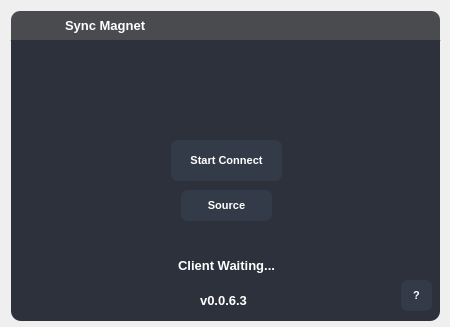
<?xml version="1.0" encoding="UTF-8"?>
<ui version="4.0">
 <class>MainWindow</class>
 <widget class="QMainWindow" name="MainWindow">
  <property name="geometry">
   <rect>
    <x>0</x>
    <y>0</y>
    <width>450</width>
    <height>327</height>
   </rect>
  </property>
  <property name="minimumSize">
   <size>
    <width>450</width>
    <height>327</height>
   </size>
  </property>
  <property name="maximumSize">
   <size>
    <width>450</width>
    <height>327</height>
   </size>
  </property>
  <property name="windowTitle">
   <string>Sync Magnet</string>
  </property>
  <widget class="QWidget" name="centralwidget">
   <widget class="QFrame" name="titleFrame">
    <property name="geometry">
     <rect>
      <x>10</x>
      <y>10</y>
      <width>431</width>
      <height>31</height>
     </rect>
    </property>
    <property name="styleSheet">
     <string notr="true">QFrame{
	background-color: rgba(27, 29, 35, 200);
	border: 2px solid transparent;
	border-top-left-radius: 10px;
	border-top-right-radius: 10px;
}</string>
    </property>
    <property name="frameShape">
     <enum>QFrame::StyledPanel</enum>
    </property>
    <property name="frameShadow">
     <enum>QFrame::Raised</enum>
    </property>
    <widget class="QPushButton" name="minimizedButton">
     <property name="geometry">
      <rect>
       <x>350</x>
       <y>0</y>
       <width>40</width>
       <height>31</height>
      </rect>
     </property>
     <property name="sizePolicy">
      <sizepolicy hsizetype="Minimum" vsizetype="Expanding">
       <horstretch>0</horstretch>
       <verstretch>0</verstretch>
      </sizepolicy>
     </property>
     <property name="minimumSize">
      <size>
       <width>40</width>
       <height>0</height>
      </size>
     </property>
     <property name="maximumSize">
      <size>
       <width>40</width>
       <height>16777215</height>
      </size>
     </property>
     <property name="toolTip">
      <string>Minimize</string>
     </property>
     <property name="styleSheet">
      <string notr="true">QPushButton {	
	border: none;
	background-color: transparent;
}
QPushButton:hover {
	background-color: rgb(52, 59, 72);
}
QPushButton:pressed {	
	background-color: rgb(85, 170, 255);
}</string>
     </property>
     <property name="text">
      <string/>
     </property>
     <property name="icon">
      <iconset resource="sync_source.qrc">
       <normaloff>:/16x16/assets/16x16/cil-window-minimize.png</normaloff>:/16x16/assets/16x16/cil-window-minimize.png</iconset>
     </property>
    </widget>
    <widget class="QPushButton" name="closedButton">
     <property name="geometry">
      <rect>
       <x>395</x>
       <y>0</y>
       <width>36</width>
       <height>31</height>
      </rect>
     </property>
     <property name="sizePolicy">
      <sizepolicy hsizetype="Minimum" vsizetype="Expanding">
       <horstretch>0</horstretch>
       <verstretch>0</verstretch>
      </sizepolicy>
     </property>
     <property name="minimumSize">
      <size>
       <width>0</width>
       <height>0</height>
      </size>
     </property>
     <property name="maximumSize">
      <size>
       <width>43</width>
       <height>16777215</height>
      </size>
     </property>
     <property name="toolTip">
      <string>Close</string>
     </property>
     <property name="styleSheet">
      <string notr="true">QPushButton {	
	border: none;
	background-color: transparent;
	border-top-right-radius: 10px;
}
QPushButton:hover {
	background-color: rgb(52, 59, 72);
}
QPushButton:pressed {	
	background-color: red;
}</string>
     </property>
     <property name="icon">
      <iconset resource="sync_source.qrc">
       <normaloff>:/16x16/assets/16x16/cil-x.png</normaloff>:/16x16/assets/16x16/cil-x.png</iconset>
     </property>
    </widget>
    <widget class="QLabel" name="titleLabel">
     <property name="geometry">
      <rect>
       <x>50</x>
       <y>5</y>
       <width>161</width>
       <height>21</height>
      </rect>
     </property>
     <property name="font">
      <font>
       <family>Segoe UI</family>
       <pointsize>10</pointsize>
       <weight>75</weight>
       <bold>true</bold>
      </font>
     </property>
     <property name="styleSheet">
      <string notr="true">background-color: transparent;
color: #ffffff;</string>
     </property>
     <property name="text">
      <string>Sync Magnet</string>
     </property>
    </widget>
    <widget class="QLabel" name="appIconLabel">
     <property name="geometry">
      <rect>
       <x>10</x>
       <y>1</y>
       <width>31</width>
       <height>31</height>
      </rect>
     </property>
     <property name="styleSheet">
      <string notr="true">background-color: transparent;
color: #ffffff;</string>
     </property>
     <property name="pixmap">
      <pixmap resource="sync_source.qrc">:/image/assets/logo.png</pixmap>
     </property>
     <property name="scaledContents">
      <bool>true</bool>
     </property>
    </widget>
   </widget>
   <widget class="QFrame" name="contentFrame">
    <property name="geometry">
     <rect>
      <x>11</x>
      <y>40</y>
      <width>429</width>
      <height>281</height>
     </rect>
    </property>
    <property name="styleSheet">
     <string notr="true">QFrame{
	background-color: rgb(44, 49, 60);
	border-bottom-right-radius : 10px;
	border-bottom-left-radius : 10px;
}</string>
    </property>
    <property name="frameShape">
     <enum>QFrame::StyledPanel</enum>
    </property>
    <property name="frameShadow">
     <enum>QFrame::Raised</enum>
    </property>
    <widget class="QPushButton" name="startServerButton">
     <property name="geometry">
      <rect>
       <x>160</x>
       <y>100</y>
       <width>111</width>
       <height>41</height>
      </rect>
     </property>
     <property name="font">
      <font>
       <family>Segoe UI</family>
       <pointsize>8</pointsize>
       <weight>75</weight>
       <bold>true</bold>
      </font>
     </property>
     <property name="cursor">
      <cursorShape>PointingHandCursor</cursorShape>
     </property>
     <property name="styleSheet">
      <string notr="true">QPushButton {
	border: 2px solid rgb(52, 59, 72);
	border-radius: 7px;	
	background-color: rgb(52, 59, 72);
	color: #ffffff;
}
QPushButton:hover {
	background-color: rgb(57, 65, 80);
	border: 2px solid rgb(61, 70, 86);
}
QPushButton:pressed {	
	background-color: rgb(35, 40, 49);
	border: 2px solid rgb(43, 50, 61);
}</string>
     </property>
     <property name="text">
      <string>Start Connect</string>
     </property>
    </widget>
    <widget class="QPushButton" name="sourceCodeButton">
     <property name="geometry">
      <rect>
       <x>170</x>
       <y>150</y>
       <width>91</width>
       <height>31</height>
      </rect>
     </property>
     <property name="font">
      <font>
       <family>Segoe UI</family>
       <pointsize>8</pointsize>
       <weight>75</weight>
       <bold>true</bold>
      </font>
     </property>
     <property name="cursor">
      <cursorShape>PointingHandCursor</cursorShape>
     </property>
     <property name="styleSheet">
      <string notr="true">QPushButton {
	border: 2px solid rgb(52, 59, 72);
	border-radius: 7px;	
	background-color: rgb(52, 59, 72);
	color: #ffffff;
}
QPushButton:hover {
	background-color: rgb(57, 65, 80);
	border: 2px solid rgb(61, 70, 86);
}
QPushButton:pressed {	
	background-color: rgb(35, 40, 49);
	border: 2px solid rgb(43, 50, 61);
}</string>
     </property>
     <property name="text">
      <string>Source</string>
     </property>
    </widget>
    <widget class="QLabel" name="versionLabel">
     <property name="geometry">
      <rect>
       <x>162</x>
       <y>250</y>
       <width>101</width>
       <height>21</height>
      </rect>
     </property>
     <property name="font">
      <font>
       <pointsize>10</pointsize>
       <weight>75</weight>
       <bold>true</bold>
      </font>
     </property>
     <property name="styleSheet">
      <string notr="true">background-color: transparent;
color: #ffffff;</string>
     </property>
     <property name="text">
      <string>v0.0.6.3</string>
     </property>
     <property name="alignment">
      <set>Qt::AlignCenter</set>
     </property>
    </widget>
    <widget class="QLabel" name="clientWaitLabel">
     <property name="geometry">
      <rect>
       <x>105</x>
       <y>210</y>
       <width>221</width>
       <height>31</height>
      </rect>
     </property>
     <property name="font">
      <font>
       <pointsize>10</pointsize>
       <weight>75</weight>
       <italic>false</italic>
       <bold>true</bold>
       <strikeout>false</strikeout>
      </font>
     </property>
     <property name="styleSheet">
      <string notr="true">background-color: transparent;
color: #ffffff;</string>
     </property>
     <property name="text">
      <string>Client Waiting...</string>
     </property>
     <property name="alignment">
      <set>Qt::AlignCenter</set>
     </property>
    </widget>
    <widget class="QPushButton" name="markQuestionButton">
     <property name="geometry">
      <rect>
       <x>390</x>
       <y>240</y>
       <width>31</width>
       <height>31</height>
      </rect>
     </property>
     <property name="font">
      <font>
       <family>Segoe UI</family>
       <pointsize>8</pointsize>
       <weight>75</weight>
       <bold>true</bold>
      </font>
     </property>
     <property name="cursor">
      <cursorShape>PointingHandCursor</cursorShape>
     </property>
     <property name="styleSheet">
      <string notr="true">QPushButton {
	border: 2px solid rgb(52, 59, 72);
	border-radius: 7px;	
	background-color: rgb(52, 59, 72);
	color: #ffffff;
}
QPushButton:hover {
	background-color: rgb(57, 65, 80);
	border: 2px solid rgb(61, 70, 86);
}
QPushButton:pressed {	
	background-color: rgb(35, 40, 49);
	border: 2px solid rgb(43, 50, 61);
}</string>
     </property>
     <property name="text">
      <string>?</string>
     </property>
    </widget>
    <widget class="QLabel" name="appStyleNameLabel">
     <property name="geometry">
      <rect>
       <x>90</x>
       <y>0</y>
       <width>251</width>
       <height>91</height>
      </rect>
     </property>
     <property name="pixmap">
      <pixmap resource="sync_source.qrc">:/image/assets/app_name.png</pixmap>
     </property>
     <property name="scaledContents">
      <bool>true</bool>
     </property>
    </widget>
   </widget>
  </widget>
 </widget>
 <resources>
  <include location="sync_source.qrc"/>
 </resources>
 <connections/>
</ui>
